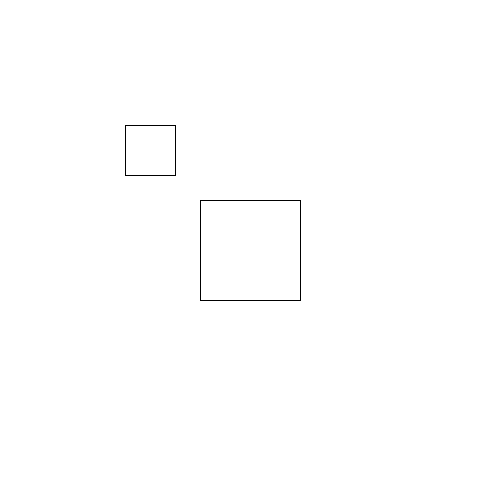
Frame 1 (no input)
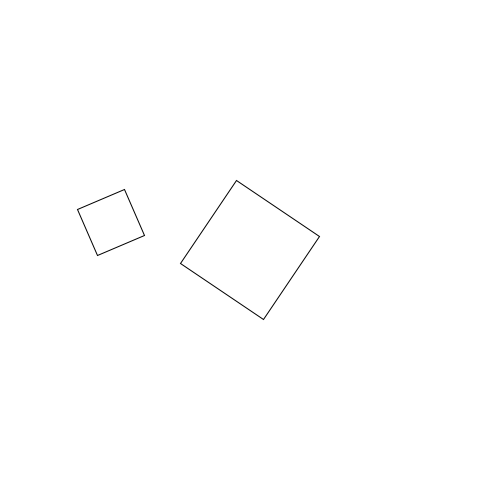
Frame 60 (the mouse pressed at the canvas centre just before this capture)
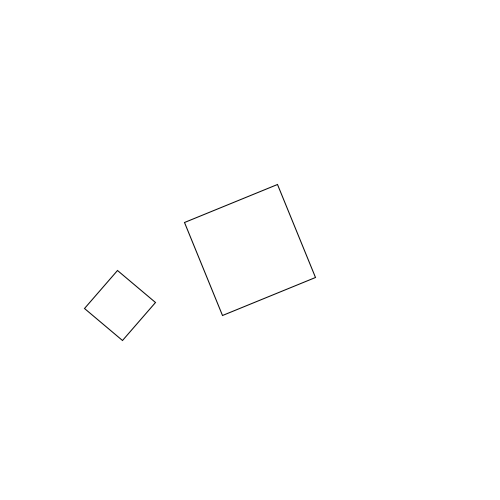
Frame 120 (the mouse held since frame 60 and released just before this capture)

The Processing sketch that drew these frames (run headless with seeded random() and noise(); from frame 60 on, the mouse is pressed at the canvas centre):

// Processing sketch: sketch_14__Trasformazioni_tranlate_e_rotate
// ── sketch_14__Trasformazioni_tranlate_e_rotate.pde
/*
    Workshop ISIA: Processing e il Generative Design per l'Editoria
    con / with Federico Pepe
    a cura di / curated by Valentina Rachiele
    per II anno Editoria / for 2nd year Publishing
    24-28 Marzo 2025

    Translate e rotate
*/
float t = 0;

void setup() {
  size(500, 500);
  rectMode(CENTER);
}

void draw() {
  background(255);
  translate(width/2, height/2);
  push();
  rotate(t);
  rect(0, 0, 100, 100);
  pop();
  rotate(-t);
  translate(-100, -100);
  rotate(-t*5);
  rect(0, 0, 50, 50);
  t += 0.01;
}
